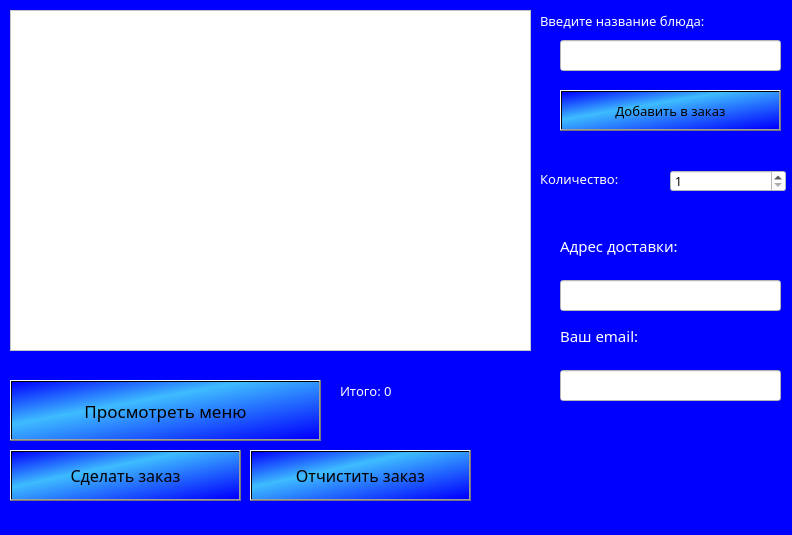
<?xml version="1.0" encoding="UTF-8"?>
<ui version="4.0">
 <class>RestMenu</class>
 <widget class="QWidget" name="RestMenu">
  <property name="geometry">
   <rect>
    <x>0</x>
    <y>0</y>
    <width>792</width>
    <height>535</height>
   </rect>
  </property>
  <property name="windowTitle">
   <string>Ресторан</string>
  </property>
  <property name="styleSheet">
   <string notr="true">background-color: rgb(0, 0, 255);</string>
  </property>
  <widget class="QPushButton" name="do_order">
   <property name="geometry">
    <rect>
     <x>10</x>
     <y>450</y>
     <width>231</width>
     <height>51</height>
    </rect>
   </property>
   <property name="font">
    <font>
     <family>Montserrat Medium</family>
     <pointsize>12</pointsize>
    </font>
   </property>
   <property name="styleSheet">
    <string notr="true">color: rgb(0, 0, 0);
background-color: qlineargradient(spread:pad, x1:0, y1:0, x2:1, y2:1, stop:0 rgba(0, 0, 255, 255), stop:0.373134 rgba(62, 188, 255, 255), stop:0.985075 rgba(0, 0, 255, 255));</string>
   </property>
   <property name="text">
    <string>Сделать заказ</string>
   </property>
  </widget>
  <widget class="QLabel" name="address_label">
   <property name="geometry">
    <rect>
     <x>560</x>
     <y>230</y>
     <width>211</width>
     <height>31</height>
    </rect>
   </property>
   <property name="font">
    <font>
     <family>Montserrat Medium</family>
     <pointsize>11</pointsize>
    </font>
   </property>
   <property name="styleSheet">
    <string notr="true">color: rgb(255, 255, 255);</string>
   </property>
   <property name="text">
    <string>Адрес доставки:</string>
   </property>
  </widget>
  <widget class="QLineEdit" name="address">
   <property name="geometry">
    <rect>
     <x>560</x>
     <y>280</y>
     <width>221</width>
     <height>31</height>
    </rect>
   </property>
   <property name="font">
    <font>
     <family>Montserrat Medium</family>
    </font>
   </property>
   <property name="styleSheet">
    <string notr="true">background-color: rgb(255, 255, 255);</string>
   </property>
  </widget>
  <widget class="QLabel" name="email_label">
   <property name="geometry">
    <rect>
     <x>560</x>
     <y>320</y>
     <width>221</width>
     <height>31</height>
    </rect>
   </property>
   <property name="font">
    <font>
     <family>Montserrat Medium</family>
     <pointsize>11</pointsize>
    </font>
   </property>
   <property name="styleSheet">
    <string notr="true">color: rgb(255, 255, 255);</string>
   </property>
   <property name="text">
    <string>Ваш email:</string>
   </property>
  </widget>
  <widget class="QLineEdit" name="email">
   <property name="geometry">
    <rect>
     <x>560</x>
     <y>370</y>
     <width>221</width>
     <height>31</height>
    </rect>
   </property>
   <property name="styleSheet">
    <string notr="true">background-color: rgb(255, 255, 255);</string>
   </property>
  </widget>
  <widget class="QLabel" name="error">
   <property name="geometry">
    <rect>
     <x>550</x>
     <y>430</y>
     <width>221</width>
     <height>91</height>
    </rect>
   </property>
   <property name="font">
    <font>
     <family>Montserrat Medium</family>
     <pointsize>9</pointsize>
    </font>
   </property>
   <property name="styleSheet">
    <string notr="true">color: rgb(255, 255, 255);</string>
   </property>
   <property name="text">
    <string/>
   </property>
  </widget>
  <widget class="QLabel" name="add_food_label">
   <property name="geometry">
    <rect>
     <x>540</x>
     <y>10</y>
     <width>241</width>
     <height>21</height>
    </rect>
   </property>
   <property name="font">
    <font>
     <family>Montserrat Medium</family>
     <pointsize>10</pointsize>
    </font>
   </property>
   <property name="styleSheet">
    <string notr="true">color: rgb(255, 255, 255);</string>
   </property>
   <property name="text">
    <string>Введите название блюда:</string>
   </property>
  </widget>
  <widget class="QLineEdit" name="add_food">
   <property name="geometry">
    <rect>
     <x>560</x>
     <y>40</y>
     <width>221</width>
     <height>31</height>
    </rect>
   </property>
   <property name="styleSheet">
    <string notr="true">background-color: rgb(255, 255, 255);</string>
   </property>
  </widget>
  <widget class="QPushButton" name="show_menu">
   <property name="geometry">
    <rect>
     <x>10</x>
     <y>380</y>
     <width>311</width>
     <height>61</height>
    </rect>
   </property>
   <property name="font">
    <font>
     <family>Montserrat Medium</family>
     <pointsize>13</pointsize>
    </font>
   </property>
   <property name="styleSheet">
    <string notr="true">color: rgb(0, 0, 0);
background-color: qlineargradient(spread:pad, x1:0, y1:0, x2:1, y2:1, stop:0 rgba(0, 0, 255, 255), stop:0.373134 rgba(62, 188, 255, 255), stop:0.985075 rgba(0, 0, 255, 255));</string>
   </property>
   <property name="text">
    <string>Просмотреть меню</string>
   </property>
  </widget>
  <widget class="QPushButton" name="add_food_btn">
   <property name="geometry">
    <rect>
     <x>560</x>
     <y>90</y>
     <width>221</width>
     <height>41</height>
    </rect>
   </property>
   <property name="font">
    <font>
     <family>Montserrat Medium</family>
     <pointsize>10</pointsize>
    </font>
   </property>
   <property name="styleSheet">
    <string notr="true">color: rgb(0, 0, 0);
background-color: qlineargradient(spread:pad, x1:0, y1:0, x2:1, y2:1, stop:0 rgba(0, 0, 255, 255), stop:0.373134 rgba(62, 188, 255, 255), stop:0.985075 rgba(0, 0, 255, 255));</string>
   </property>
   <property name="text">
    <string>Добавить в заказ</string>
   </property>
  </widget>
  <widget class="QListWidget" name="your_food">
   <property name="geometry">
    <rect>
     <x>10</x>
     <y>10</y>
     <width>521</width>
     <height>341</height>
    </rect>
   </property>
   <property name="styleSheet">
    <string notr="true">background-color: rgb(255, 255, 255);</string>
   </property>
  </widget>
  <widget class="QSpinBox" name="count_of_food">
   <property name="geometry">
    <rect>
     <x>670</x>
     <y>170</y>
     <width>116</width>
     <height>22</height>
    </rect>
   </property>
   <property name="font">
    <font>
     <family>Montserrat Medium</family>
    </font>
   </property>
   <property name="styleSheet">
    <string notr="true">background-color: rgb(255, 255, 255);</string>
   </property>
   <property name="minimum">
    <number>1</number>
   </property>
   <property name="maximum">
    <number>100</number>
   </property>
  </widget>
  <widget class="QLabel" name="count_label">
   <property name="geometry">
    <rect>
     <x>540</x>
     <y>140</y>
     <width>121</width>
     <height>78</height>
    </rect>
   </property>
   <property name="font">
    <font>
     <family>Montserrat Medium</family>
     <pointsize>10</pointsize>
    </font>
   </property>
   <property name="styleSheet">
    <string notr="true">color: rgb(255, 255, 255);</string>
   </property>
   <property name="text">
    <string>Количество:</string>
   </property>
  </widget>
  <widget class="QLabel" name="total">
   <property name="geometry">
    <rect>
     <x>340</x>
     <y>380</y>
     <width>181</width>
     <height>21</height>
    </rect>
   </property>
   <property name="font">
    <font>
     <family>Montserrat Medium</family>
     <pointsize>10</pointsize>
    </font>
   </property>
   <property name="styleSheet">
    <string notr="true">color: rgb(255, 255, 255);</string>
   </property>
   <property name="text">
    <string>Итого: 0</string>
   </property>
  </widget>
  <widget class="QPushButton" name="clear_order">
   <property name="geometry">
    <rect>
     <x>250</x>
     <y>450</y>
     <width>221</width>
     <height>51</height>
    </rect>
   </property>
   <property name="font">
    <font>
     <family>Montserrat Medium</family>
     <pointsize>12</pointsize>
    </font>
   </property>
   <property name="styleSheet">
    <string notr="true">color: rgb(0, 0, 0);
background-color: qlineargradient(spread:pad, x1:0, y1:0, x2:1, y2:1, stop:0 rgba(0, 0, 255, 255), stop:0.373134 rgba(62, 188, 255, 255), stop:0.985075 rgba(0, 0, 255, 255));</string>
   </property>
   <property name="text">
    <string>Отчистить заказ</string>
   </property>
  </widget>
 </widget>
 <resources/>
 <connections/>
</ui>
